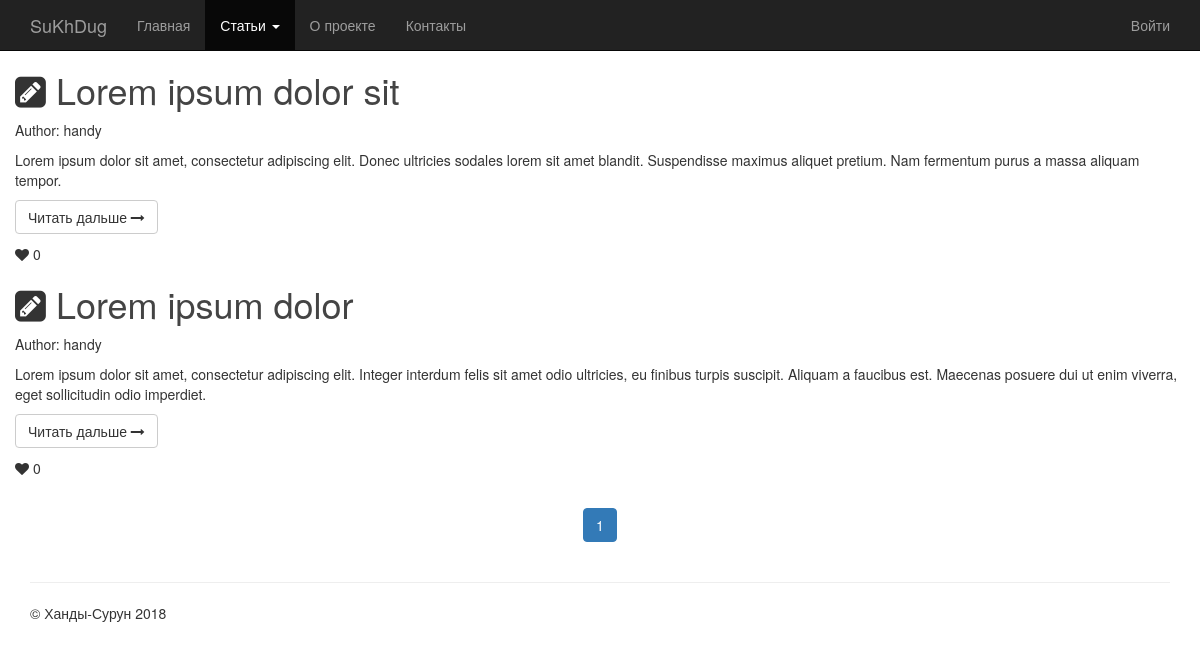
Page /articles on the earlier database version.
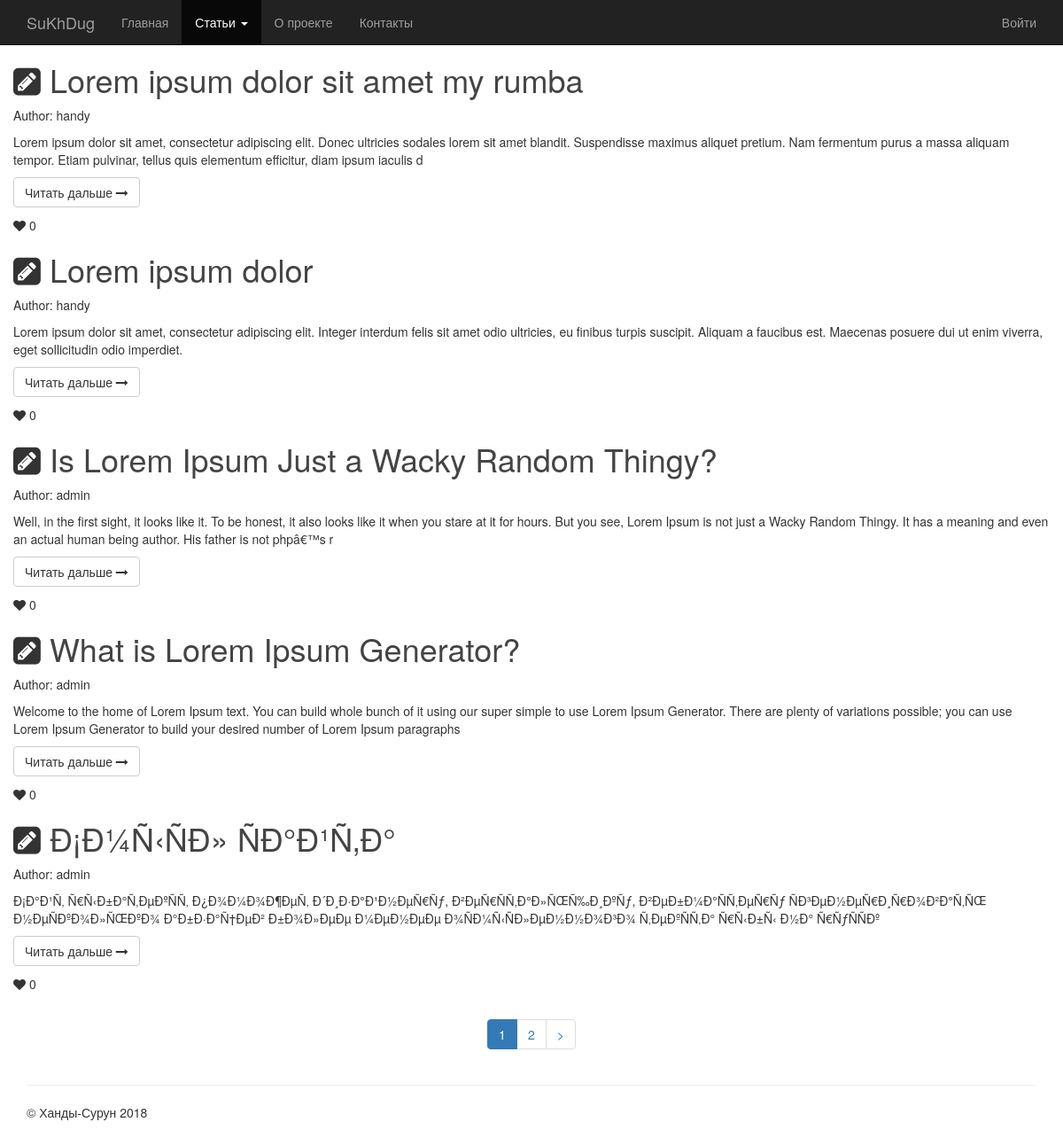
Same page on the later database version.
### tables this page shows
CREATE TABLE `articles` (
  `id` int(11) NOT NULL AUTO_INCREMENT,
  `title` varchar(255) NOT NULL,
  `author` varchar(255) NOT NULL,
  `body` text NOT NULL,
  `short_content` varchar(255) NOT NULL,
  `like_count` int(11) NOT NULL,
  PRIMARY KEY (`id`)
);

### config/routes.php (called while the page is built)
<?php
return array(
    'admin/article/edit/([0-9]+)' => 'admin/edit/$1',
    'admin/article/([0-9]+)' => 'admin/view/$1',
    'admin/article/add' => 'admin/add',
    'articles/page/([0-9]+)' => 'articles/index/$1',
    'article/([0-9]+)' => 'articles/view/$1',
    'articles' => 'articles/index/$1',
    'about' => 'main/about',
    'contacts' => 'main/contact',
    'signup' => 'users/signup',
    'login' => 'users/login',
    'logout' => 'users/logout',
    'admin' => 'admin/index',
    '' => 'main/index'
);

### index.php (called while the page is built, shortened)
<?php
require_once(ROOT.'/config/Router.php');
$router = new Router();
$router->run();

### model/Article.php (called while the page is built, shortened)
<?php
class Article
{
    public function getArticlesList($min, $max)
    {
        $db = Database::getConnection();
        $articlesList = array();
        $sql = 'SELECT * FROM articles ORDER BY id ASC LIMIT ?, ?';
        $result = $db->prepare($sql);
        $result->bindValue(1, $min, PDO::PARAM_INT);
        $result->bindValue(2, $max, PDO::PARAM_INT);
        $result->execute();
        $i = 0;
        while($row = $result->fetch()) {
            $articlesList[$i]['id'] = $row['id'];
            $articlesList[$i]['title'] = $row['title'];
            $articlesList[$i]['author'] = $row['author'];
            $articlesList[$i]['body'] = $row['body'];
            $articlesList[$i]['short_content'] = $row['short_content'];
            $articlesList[$i]['like_count'] = $row['like_count'];
            $i++;
        }
        return $articlesList;
    }
    public function countArticles()
    {
        $db = Database::getConnection();
        $sql = "SELECT COUNT(*) FROM articles";
        $sth = $db->prepare($sql);
        $sth->execute();
        $row = $sth->fetch();
        $total = $row[0];
        return $total;
    }
}

### view/articles/index.php (the view, shortened to what the changed rows need)
<?php require_once(ROOT . '/view/layout.php'); ?>
<html>
    <head>
    </head>
    <body>
        <div class="navbar navbar-inverse navbar-fixed-top" role="navigation">
            <div class="container">
                <div class="navbar-header">
                    <a class="navbar-brand" href="#">SuKhDug</a>
                </div>
                <div class="collapse navbar-collapse">
                    <ul class="nav navbar-nav">
                        <li><a href="/">Главная</a></li>
                        <li class="dropdown active"><a href="#" class="dropdown-toggle" data-toggle="dropdown">Статьи <span class="caret"></span></a>
                        </li>
                        <li><a href="/about">О проекте</a></li>
                        <li><a href="/contacts">Контакты</a></li>
                    </ul>
                    <ul class="nav navbar-nav navbar-right">
                        <?php if (isset($_SESSION['logged'])): ?>
                            <li class="dropdown"><a href="" class="dropdown-toggle" data-toggle="dropdown">Привет, <?= $_SESSION['logged']['login']; ?>!</a>
                                <ul class="dropdown-menu">
                                    <?php if ($_SESSION['logged']['admin']): ?>
                                        <li><a href="/admin">Администрирование</a></li>
                                    <?php endif; ?>
                                    <li><a href="/logout">Выйти</a></li>
                                </ul>
                            </li>
                        <?php else: ?>
                            <li><a href="/login">Войти</a></li>
                        <?php endif; ?>
                    </ul>
                </div>
            </div>
        </div>
        <div class="container">
            <div class="row">
                <?php foreach($articlesList as $articleItem){?>
                    <h1><i class="fa fa-pencil-square"></i>
                        <a href="/article/<?= $articleItem['id'] ?>"><?= $articleItem['title']; ?></a></h1>
                    <p>Author: <?= $articleItem['author']; ?></p>
                    <p class="content<?= $articleItem['id']; ?>"><?= $articleItem['short_content']; ?></p>
                    <p><a class="btn btn-default" role="button" href="/article/<?= $articleItem['id'] ?>">Читать дальше <i class="fa fa-long-arrow-right" aria-hidden="true"></i></a></p>
                    <p><i class="fa fa-heart"></i> <?= $articleItem['like_count']; ?></p>
                <?php } ?>
                <div class="centered">
                    <ul class="pagination">
                        <?= $pagination; ?>
                    </ul>
                </div>
            </div>
        </div>
        <div class="container">
            <hr>
            <footer>
                <p>&copy; Ханды-Сурун 2018</p>
            </footer>
        </div>
    </body>
</html>

### config/Router.php (shortened to what the changed rows need)
<?php
class Router
{
    private $routes;
    public function __construct()
    {
        $routesPath = 'routes.php';
        $this->routes = include($routesPath);
    }
    private function getURI()
    {
        if (!empty($_SERVER['REQUEST_URI'])) {
            return trim($_SERVER['REQUEST_URI'], '/');
        }
    }
    public function run()
    {
        $uri = $this->getURI();
        foreach ($this->routes as $uriPattern => $path) {
            if(preg_match("~$uriPattern~", $uri)) {
                $internalRoute = preg_replace("~$uriPattern~", $path, $uri);
                $segments = explode('/', $internalRoute);
                $controllerName = array_shift($segments).'Controller';
                $actionName = 'action'.ucfirst(array_shift($segments));
                $parameters = $segments;
                $controllerObject = new $controllerName;
                $result = call_user_func_array(array($controllerObject, $actionName), $parameters);
                if ($result != null) {
                    break;
                }
            }
        }
    }
}

### controller/ArticlesController.php (shortened to what the changed rows need)
<?php
include_once ROOT. '/model/Article.php';
class ArticlesController
{
    public function actionIndex($p)
    {
        $articleModel = new Article();
        if(!isset($p)) $page = 1;
        else {
            $page = addslashes(strip_tags(trim($p)));
            if($page < 1) $page = 1;
        }
        $max_elements = 5;
        $total = $articleModel->countArticles();
        $num_pages = ceil($total / $max_elements);
        $start = ($page - 1) * $max_elements;
        $articlesList = $articleModel->getArticlesList($start, $max_elements);
        $pagination = $this->pagination($page, $num_pages);
        require_once(ROOT . '/view/articles/index.php');
        return true;
    }
    private function pagination($page, $num_pages)
    {
        if ($page > 2) $first_page = '<li><a href="/articles/page/1"><<</a></li>';
        else $first_page = '';
        if ($page < ($num_pages - 1)) $last_page = '<li><a href="/articles/page/'.$num_pages.'">>></a></li>';
        else $last_page = '';
        if ($page > 1) $prev_page = '<li><a href="/articles/page/'.($page - 1).'"><</a></li>';
        else $prev_page = '';
        if ($page < $num_pages) $next_page = '<li><a href="/articles/page/'.($page + 1).'">></a></li>';
        else $next_page = '';
        if ($page - 2 > 0) $prev_2_page = '<li><a href="/articles/page/'.($page - 2).'">'.($page - 2).'</a></li>';
        else $prev_2_page = '';
        if ($page - 1 > 0) $prev_1_page = '<li><a href="/articles/page/'.($page - 1).'"> '.($page - 1).' </a></li>';
        else $prev_1_page = '';
        if ($page + 2 <= $num_pages) $next_2_page = '<li><a href="/articles/page/'.($page + 2).'"> '.($page + 2).' </a></li>';
        else $next_2_page = '';
        if ($page + 1 <= $num_pages) $next_1_page = '<li><a href="/articles/page/'.($page + 1).'">'.($page + 1).'</a></li>';
        else $next_1_page = '';
        $pagination = $first_page.$prev_page.$prev_2_page.$prev_1_page.'<li class="active"><a href="#">'.$page.'</a></li>'.$next_1_page.$next_2_page.$next_page.$last_page;
        return $pagination;
    }
}

Differences in the rows shown:
changed articles: title "Lorem ipsum dolor sit" → "Lorem ipsum dolor sit amet my rumba"; short_content "…a massa aliquam tempor." → "…a massa aliquam tempor. Etiam pulvinar, tellus quis elementum efficitur, diam ipsum iaculis d"
added articles: title "Is Lorem Ipsum Just a Wacky Random Thingy?", author "admin", short_content "Well, in the first sight, it looks like it. To be honest, it also looks like it when you stare at it for hours. But you see, Lorem Ipsum is not just a Wacky Random Thingy. It has a meaning and even an actual human being author. His father is not phpâ€™s r", like_count "0"
added articles: title "What is Lorem Ipsum Generator?", author "admin", short_content "Welcome to the home of Lorem Ipsum text. You can build whole bunch of it using our super simple to use Lorem Ipsum Generator. There are plenty of variations possible; you can use Lorem Ipsum Generator to build your desired number of Lorem Ipsum paragraphs", like_count "0"
added articles: title "Ð¡Ð¼Ñ‹ÑÐ» ÑÐ°Ð¹Ñ‚Ð°", author "admin", short_content "Ð¡Ð°Ð¹Ñ‚ Ñ€Ñ‹Ð±Ð°Ñ‚ÐµÐºÑÑ‚ Ð¿Ð¾Ð¼Ð¾Ð¶ÐµÑ‚ Ð´Ð¸Ð·Ð°Ð¹Ð½ÐµÑ€Ñƒ, Ð²ÐµÑ€ÑÑ‚Ð°Ð»ÑŒÑ‰Ð¸ÐºÑƒ, Ð²ÐµÐ±Ð¼Ð°ÑÑ‚ÐµÑ€Ñƒ ÑÐ³ÐµÐ½ÐµÑ€Ð¸Ñ€Ð¾Ð²Ð°Ñ‚ÑŒ Ð½ÐµÑÐºÐ¾Ð»ÑŒÐºÐ¾ Ð°Ð±Ð·Ð°Ñ†ÐµÐ² Ð±Ð¾Ð»ÐµÐµ Ð¼ÐµÐ½ÐµÐµ Ð¾ÑÐ¼Ñ‹ÑÐ»ÐµÐ½Ð½Ð¾Ð³Ð¾ Ñ‚ÐµÐºÑÑ‚Ð° Ñ€Ñ‹Ð±Ñ‹ Ð½Ð° Ñ€ÑƒÑÑÐº", like_count "0"
Other differences:
new list line: "2 >"
